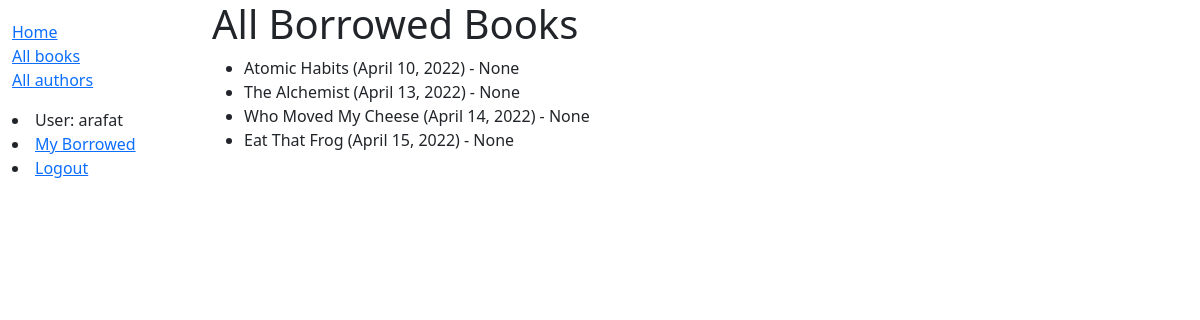
The page /catalog/borrowed-books/ (signed in) on the database as committed earlier.
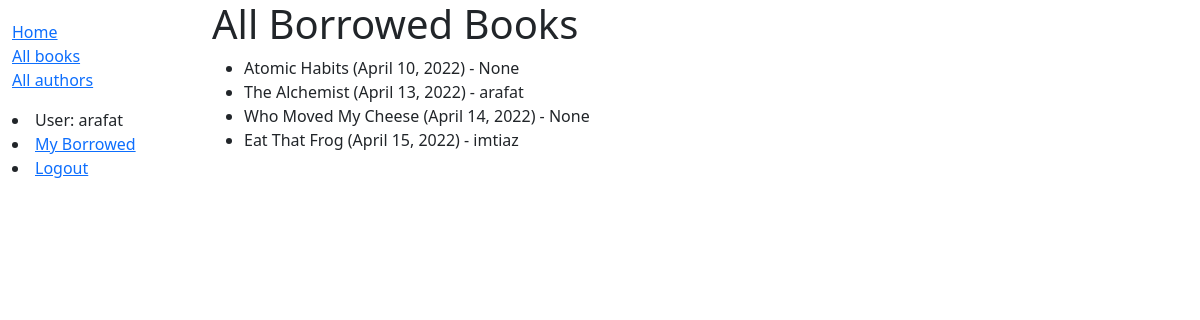
The same page on the database as committed later.
### catalog/models.py (models this page shows, shortened)
class BookInstance(models.Model):
    id = models.UUIDField(
        primary_key=True,
        default=uuid.uuid4,
        help_text="Unique ID for this particular book across whole library",
    )
    book = models.ForeignKey("Book", on_delete=models.RESTRICT, null=True)
    imprint = models.CharField(max_length=200)
    due_back = models.DateField(null=True, blank=True)
    borrower = models.ForeignKey(User, on_delete=models.SET_NULL, null=True, blank=True)
    LOAN_STATUS = (
        ("m", "Maintenance"),
        ("o", "On loan"),
        ("a", "Available"),
        ("r", "Reserved"),
    )
    status = models.CharField(
        max_length=1,
        choices=LOAN_STATUS,
        default="m",
        blank=True,
        help_text="Book availablity",
    )
    def display_book(self):
        return self.book.title
    display_book.short_description = "Book"
    class Meta:
        ordering = ["due_back"]
        permissions = (("can_mark_returned", "Set book as returned"),)

class Book(models.Model):
    title = models.CharField(max_length=200)
    author = models.ForeignKey("Author", on_delete=models.SET_NULL, null=True)
    summary = models.TextField(
        max_length=1000, help_text="Enter a brief description of the book"
    )
    isbn = models.CharField(
        "ISBN",
        max_length=13,
        unique=True,
        help_text="13 character <a href='https://www.isbn-international.org/content/what-isbn'>ISBN number</a>",
    )
    genre = models.ManyToManyField("Genre", help_text="Select a genre for this book")
    language = models.ForeignKey("Language", on_delete=models.SET_NULL, null=True)
    def display_genre(self):
        """Create a string fot the genre, This is required to display genre in admin"""
        return ", ".join(genre.name for genre in self.genre.all()[:3])
    display_genre.short_description = "Genre"

### catalog/views.py (the view)
class BorrowedBooksListView(
    LoginRequiredMixin, PermissionRequiredMixin, generic.ListView
):
    permission_required = "catalog.can_mark_returned"
    model = BookInstance
    template_name = "catalog/all_borrowed_books.html"
    paginate_by = 10
    def get_queryset(self):
        return BookInstance.objects.filter(status__exact="o")

### catalog/templates/catalog/all_borrowed_books.html
{% extends 'base_generic.html' %} {% block content %}
<h1>All Borrowed Books</h1>
<ul>
	{% for inst in bookinstance_list %}
	<li>{{inst.book.title}} ({{inst.due_back}}) - {{inst.borrower}}</li>
	{% endfor %}
</ul>
{% endblock %}

Rows that differ between the two databases and show on the page:
changed BookInstance "The Alchemist": borrower "None" → "arafat"
changed BookInstance "Eat That Frog": borrower "None" → "imtiaz"
